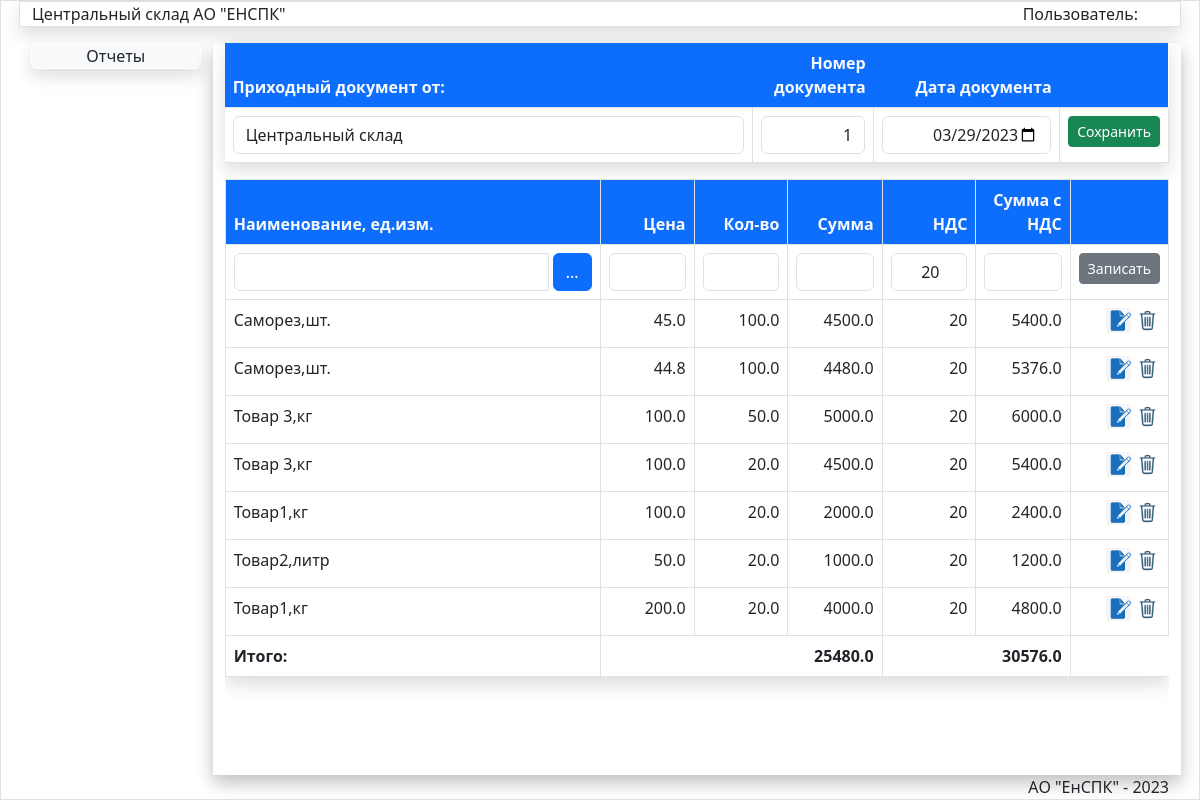
The app's page /AddStringPost/387 with its own data.
### store/models.py (models this page shows, shortened)
class Postav(models.Model):
    title = models.CharField(max_length=150, verbose_name='Наименование компании',unique=True)
    def __str__(self):
        return self.title
    class Meta:
        verbose_name = 'Поставщик'
        verbose_name_plural = 'Поставщики'
        ordering = ['title', ]

class Jurnal(models.Model):
    oper=models.IntegerField(verbose_name="Код операции")
    nomerdoc=models.CharField(max_length=50,verbose_name='Номер документа')
    datadoc=models.DateTimeField(verbose_name='Дата документа')
    postav=models.ForeignKey(Postav,verbose_name='Поставщик',on_delete=models.PROTECT)
    obct=models.ForeignKey(Obct,verbose_name='Объект',on_delete=models.PROTECT)
    podraz=models.ForeignKey(Podraz,verbose_name='Подразделение',on_delete=models.PROTECT)
    fio=models.ForeignKey(Fio,verbose_name='Подотчет',on_delete=models.PROTECT)
    spis=models.ForeignKey(Spis,blank=True,null=True,verbose_name='Причина списания',on_delete=models.PROTECT)
    summa=models.FloatField(verbose_name='Сумма',default=0)
    nds=models.IntegerField(verbose_name='НДС',default=20)
    summawithnds=models.FloatField(verbose_name='Сумма с НДС',default=0)
    updated_at = models.DateTimeField(auto_now=True, verbose_name='Создан')
    created_at = models.DateTimeField(auto_now_add=True, verbose_name='Обновлен')
    class Meta:
        verbose_name = 'Документ'
        verbose_name_plural = 'Документы'
        ordering = ['-datadoc', ]

class JurnalDoc(models.Model):
    oper=models.IntegerField(max_length=1,verbose_name='Операция')
    iddoc=models.ForeignKey(Jurnal,on_delete=models.PROTECT)
    title=models.ForeignKey(Nom,verbose_name='Наименование',on_delete=models.PROTECT)
    price=models.FloatField(verbose_name='Цена',default=0.0)
    kol = models.FloatField(verbose_name='Количество', default=0.0)
    podraz=models.ForeignKey(Podraz,on_delete=models.PROTECT,verbose_name='Подразделение')
    postav=models.ForeignKey(Postav,on_delete=models.PROTECT,verbose_name='Поставщик')
    obct=models.ForeignKey(Obct,on_delete=models.PROTECT,verbose_name='Объект')
    fio=models.ForeignKey(Fio,on_delete=models.PROTECT,verbose_name='Подотчетник')
    spis=models.ForeignKey(Spis,on_delete=models.PROTECT,null=True,blank=True,verbose_name='Причина списания')
    summa=models.FloatField(verbose_name='Сумма')
    nds=models.IntegerField(default=20,verbose_name='НДС')
    summawithnds=models.FloatField(verbose_name='Сумма с НДС')
    updated_at = models.DateTimeField(auto_now=True, verbose_name='Создан')
    created_at = models.DateTimeField(auto_now_add=True, verbose_name='Обновлен')
    uniqfield=models.CharField(max_length=250,verbose_name='Слаг')
    class Meta:
        verbose_name = 'Табличная часть'
        verbose_name_plural = 'Табличные части'
        ordering = ['-created_at', ]

class Nom(models.Model):
    title = models.CharField(max_length=150, verbose_name='Наименование', unique=True )
    izm=models.ForeignKey(Unit,verbose_name='Ед.изм.',on_delete=models.PROTECT)
    category = models.ForeignKey(Category, verbose_name='Категория', on_delete=models.PROTECT)
    srok=models.IntegerField(blank=True,default=0)
    updated_at = models.DateTimeField(auto_now=True, verbose_name='Создан')
    created_at = models.DateTimeField(auto_now_add=True, verbose_name='Обновлен')
    def __str__(self):
        return self.title
    class Meta:
        verbose_name = 'Номенклатура'
        verbose_name_plural = 'Номенклатура'
        ordering = ['title', ]

class Unit(models.Model):
    title = models.CharField(max_length=100,verbose_name='Наименование',unique=True)
    def __str__(self):
        return self.title
    class Meta:
        verbose_name='Единица измерения'
        verbose_name_plural='Единицы измерения'
        ordering=['title',]

### store/views.py (the view)
# urls.py: path('AddStringPost/<str:pk>',AddStringPost,name='AddStringPost'), #Добавление строк в новый документ
def AddStringPost(request,pk):
    izm = Unit.objects.all()
    category = Category.objects.all()
    doc = Jurnal.objects.get(pk=pk)
    postav=Postav.objects.get(pk=doc.postav_id)
    item = JurnalDoc.objects.filter(iddoc=pk)
    print(postav)
    postav_list=Postav.objects.all()
    nom = Nom.objects.all()
    sum = JurnalDoc.objects.filter(iddoc=pk).aggregate(Sum("summa"))
    sumnds = JurnalDoc.objects.filter(iddoc=pk).aggregate(Sum("summawithnds"))
    if item:
        summa1 = round(sum['summa__sum'], 2)
        summa2 = round(sumnds['summawithnds__sum'], 2)
    else:
        summa1 = 0.0
        summa2 = 0.0
    t = "Документ № " + doc.nomerdoc + " от " + doc.datadoc.strftime("%d.%m.%Y")
    return render(request, 'store/Doc/AddStringPost.html',
                  {'docost': doc, 'nom': nom, 'title': t, 'pic_label': 'Начальные остатки', 'items': item, 's': summa1,
                   's2': summa2,'postav':postav,'postav_list':postav_list,'izm':izm,'category':category})

### store/templates/store/Doc/AddStringPost.html (shortened to what this page needs)
{% extends 'store/menu.html' %}
{% load static %}
{% block DataArea %}
<div class="row">
<div class="col-md-12 mx-auto shadow">
<table class=" table shadow table-hover ">
<thead class="bg-primary text-light">
<tr>
<th  style="width:60%" >Приходный документ от: </th>
<th style="width:13%; " class=" text-end "> Номер документа </th>
<th style="width:10%;" class=" text-end" >Дата документа</th>
<th style="width:10%;" class="text-end"></th>
</tr>
</thead>
    <form method="post" id="post-form2" >
    <tr>
        <td><select name="title" id="id_postav" class="form-control  " required >
            <option value="{{postav.id}}" selected >{{postav.title}}</option>
       </select></th>
        <td  class="border text-end" ><input type="text" id="id_nomerdoc" class="form-control" style="text-align:right" required value="{{docost.nomerdoc}}"></td>
        <td  "class="text-end pb-3"> <input type="date" id="id_datadoc" class="form-control" style="text-align:right" required value="{{docost.datadoc|date:'Y-m-d'}}"></td>
        <td class="border text-end"> <button type="submit" class="btn  btn-success btn-sm mb-1 " id="returnJurOst">Сохранить</button></td>
    </form>
</table >
 <div class="scrolltable">
    <table class=" table shadow table-bordered table-hover" style="width:100%" >
        <form id="ost-string-form" method="post">
            <thead class="bg-primary text-light">
            <th style="width:40%" class="" >Наименование, ед.изм.</th>
            <th  class="text-end " style="width:10%" >Цена</th>
            <th  class="text-end "style="width:10%"  >Кол-во</th>
            <th  class="text-end " style="width:10%">Сумма</th>
            <th class="text-end  " style="width:10%" >НДС</th>
            <th class="text-end " style="width:10%" >Сумма с НДС</td>
            <th></th>
            </thead>
<tr>
       <td > <div class="input-group">
 <select name="title" id="idtitle" class="form-control  " required >
            <option selected></option>
            {% for item in nom %}
            <option value="{{item.id}}">{{item.title}}, {{item.izm}}</option>
            {% endfor %}
       </select>
                    <div class=" input-group-button pr-2">
                        <button type="button" id="show-contact-modal-button" class="btn btn-primary mr-2" style="margin-left: 5px;" data-bs-toggle="modal" data-bs-target="#ModalNomPodbor">...</button>
                    </div>
                </div>
            </td>
           <td> <input type="number" id="idprice" class="form-control text-end" step="any" required  min="0">
        </td></td>
         <td><input type="number" id="idkol" class="form-control text-end" step="any" required min="0">
        </td>
       <td> <input type="number" id="idsumma" class="form-control text-end" step="any" required readonly>
        </td>
        <td><input type="number" id="idnds" class="form-control text-end" value="20" required min="0">
        </td>
           <td> <input type="number" id="idtotal" class="form-control text-end" step="any" required readonly>
        <td class="text-end"><button class="btn btn-secondary btn-sm" type="submit" id="save-string">Записать</td>
</tr>
        </form>
    <tbody id="string-ost" >
{% for item in items %}
    <tr><td>{{item.title}},{{item.title.izm}}</td>
    <td class="text-end">{{item.price}}</td>
    <td class="text-end">{{item.kol}}</td>
    <td class="text-end">{{item.summa}}</td>
    <td class="text-end " >{{item.nds}}</td>
    <td class="text-end">{{item.summawithnds}}</td>
      <td  class="text-end" colspan=2 ><input data-sid={{item.pk}} data-update={{item.pk}} class="btn-string-update " value="Update" type="image" src="../static/images/edit2.png" style="width:25px;" >
<input data-sid={{item.pk}} data-del="#" class="btn-string-delete " value="Update" type="image" src="../static/images/del.png" style="width:25px;" > </td></tr>
    {% endfor %}
    </tbody>
        <tfoot id="idfoot"><td class="fw-bold">Итого:</td><td colspan="3" class="text-end fw-bold ">{{s}}</td><td colspan="2>" class="text-end fw-bold">{{s2}}</td> </tfoot>
</table>
</div>
</div>
</div>
{% endblock DataArea %}

### store/static/css/my.css (style rules this page uses)
.scrolltable { display:block; overflow-y: auto; height:74.5vh; }

### records on screen
Postav: title "Центральный склад"
Jurnal: nomerdoc "1", datadoc "03/29/2023"
JurnalDoc: title "Саморез", title.izm "шт.", price "45.0", kol "100.0", summa "4500.0", nds "20", summawithnds "5400.0"
JurnalDoc: title "Саморез", title.izm "шт.", price "44.8", kol "100.0", summa "4480.0", nds "20", summawithnds "5376.0"
JurnalDoc: title "Товар 3", title.izm "кг", price "100.0", kol "50.0", summa "5000.0", nds "20", summawithnds "6000.0"
JurnalDoc: title "Товар 3", title.izm "кг", price "100.0", kol "20.0", summa "4500.0", nds "20", summawithnds "5400.0"
JurnalDoc: title "Товар1", title.izm "кг", price "100.0", kol "20.0", summa "2000.0", nds "20", summawithnds "2400.0"
JurnalDoc: title "Товар2", title.izm "литр", price "50.0", kol "20.0", summa "1000.0", nds "20", summawithnds "1200.0"
JurnalDoc: title "Товар1", title.izm "кг", price "200.0", kol "20.0", summa "4000.0", nds "20", summawithnds "4800.0"

### other values on screen
{{ s }} "25480.0"
{{ s2 }} "30576.0"
